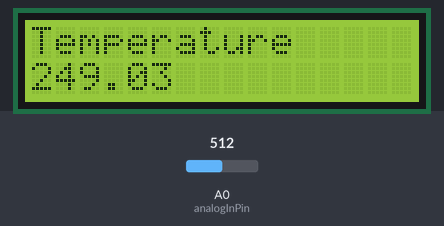
This sketch was run on a simulated Arduino Uno, built with avr-gcc and run on an emulated ATmega328P. Parts: 16×2 character LCD. The test bench sets the inputs (shaded band); at power-on: A0 (analogInPin) = 512. What the sketch prints to the serial monitor is not drawn.

Above: at 1.2 s.
1.3 s: A0 (analogInPin) set to 716
At 2.7 s:
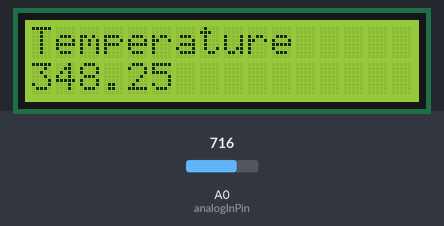
3.0 s: A0 (analogInPin) set to 900
At 4.2 s:
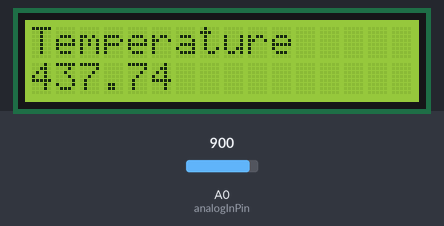
4.5 s: A0 (analogInPin) set to 1023
At 5.7 s:
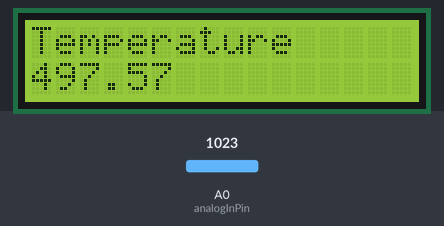
Timing chart, 0 to 7.5 s (numbered marks = the images above; inputs shaded):
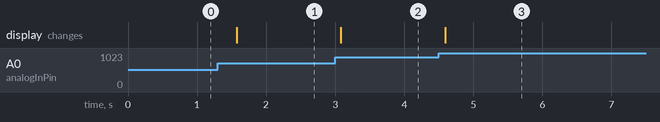

The sketch:

Temp_lcd.ino
```cpp
#include <LiquidCrystal.h>

LiquidCrystal lcd(12, 11, 5, 4, 3, 2);

const int analogInPin = A0;
int analogValue = 0;
float tension = 0.0;
float temaperature = 0.0;

void setup() {
  pinMode(analogInPin, INPUT);
  lcd.begin(16,2);
  lcd.setCursor(0,0);
  lcd.print("Temperature");

  Serial.begin(9600);
}

void loop() {
  analogValue = analogRead(analogInPin);
  tension = (analogValue * 5.0) / 1023;
  temaperature = analogValue / 2.056;

  lcd.setCursor(0,1);
  lcd.print(temaperature);

  Serial.print("Capteur=");
  Serial.print(analogValue);
  Serial.print(" | Tesion=");
  Serial.print(tension);
  Serial.print(" | Temperatue=");
  Serial.print(temaperature);
  Serial.println(" Celsium");

  delay(500);
}
```

Measured:
- after the input at 1.3 s, the display: changes after 0.28 s (image 1)
- after the input at 3.0 s, the display: changes after 0.08 s (image 2)
- after the input at 4.5 s, the display: changes after 0.09 s (image 3)
